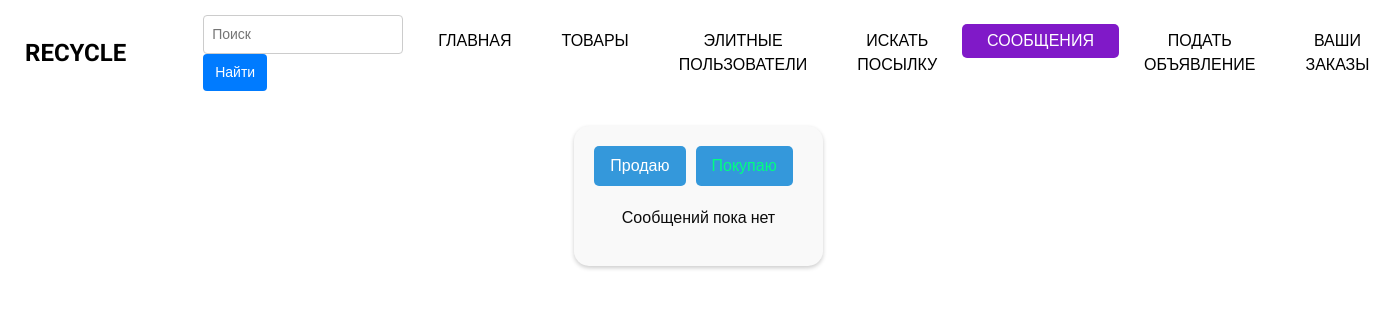
The page /user_buy/ (signed in) on the database as committed earlier.
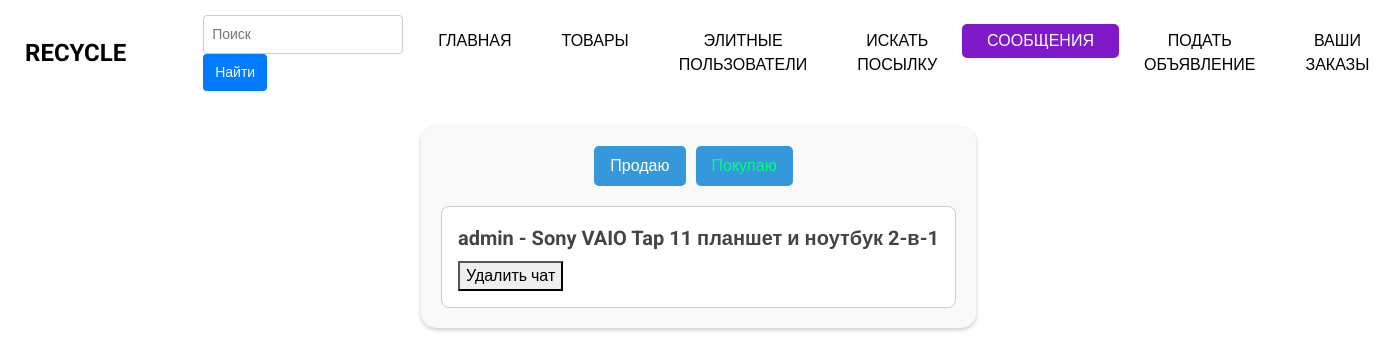
The same page on the database as committed later.
### bboard/models.py (models this page shows, shortened)
class Chat(models.Model):
    sender = models.ForeignKey(User, related_name='sent_chats', on_delete=models.CASCADE, null=True, verbose_name='Отправитель')
    receiver = models.ForeignKey(User, related_name='received_chats', on_delete=models.CASCADE, null=True, verbose_name='Получатель')
    product = models.ForeignKey(Product, on_delete=models.CASCADE, verbose_name='Товар')
    created_at = models.DateTimeField(auto_now_add=True, verbose_name='Дата создания')
    last_message = models.ForeignKey('Message', null=True, blank=True, on_delete=models.SET_NULL,
                                     related_name='chat_messages', verbose_name='Последнее сообщение')
    class Meta:
        verbose_name = "Чат"
        verbose_name_plural = "Чаты"

class Product(models.Model):
    user = models.ForeignKey(User, on_delete=models.CASCADE, verbose_name="Пользователь")
    category = models.ForeignKey(Category, on_delete=models.CASCADE, verbose_name="Категория")
    title = models.CharField(max_length=200, verbose_name="Заголовок")
    slug = models.SlugField(unique=True, max_length=400, verbose_name="URL", blank=True)
    description = models.TextField(verbose_name="Описание")
    price = models.DecimalField(max_digits=10, decimal_places=2, verbose_name="Цена")
    image_1 = models.ImageField(upload_to="products", null=True, blank=True, verbose_name="Первое изображение")
    image_2 = models.ImageField(upload_to='products', null=True, blank=True, verbose_name="Второе изображение")
    image_3 = models.ImageField(upload_to='products', null=True, blank=True, verbose_name="Третье изображение")
    created_at = models.DateTimeField(auto_now_add=True, null=True, verbose_name="Дата создания")
    thumbnail_1 = ImageSpecField(source='image_1',
                                 processors=[ResizeToFill(500, 500)],
                                 format='JPEG',
                                 options={'quality': 100})
    thumbnail_2 = ImageSpecField(source='image_2',
                                 processors=[ResizeToFill(500, 500)],
                                 format='JPEG',
                                 options={'quality': 100})
    thumbnail_3 = ImageSpecField(source='image_3',
                                 processors=[ResizeToFill(500, 500)],
                                 format='JPEG',
                                 options={'quality': 100})
    class Meta:
        verbose_name = "Товар"
        verbose_name_plural = "Товары"

### accounts/models.py (models this page shows, shortened)
class User(AbstractUser):
    phone_number = models.CharField(max_length=20, verbose_name="Номер телефона")
    city = models.CharField(max_length=100, choices=CITY_CHOICES, verbose_name="Населенный пункт")
    average_rating = models.DecimalField(max_digits=3, decimal_places=2, default=0.0, verbose_name="Средний рейтинг")
    total_ratings = models.PositiveIntegerField(default=0, verbose_name="Количество оценок")

### bboard/views.py (the view)
# urls.py: path('user_buy/', views.user_buy, name="user_buy"),
@login_required
def user_buy(request):
    chats = services.get_user_chats(request.user, chat_type="buy")
    return render(request, "products/buy.html", {"chats": chats, "temp": "buy"})

### bboard/services.py (called while the page is built)
def get_user_chats(user, chat_type):
    if chat_type == "buy":
        return Chat.objects.filter(sender=user).select_related('receiver', 'product')
    elif chat_type == "sell":
        return Chat.objects.filter(receiver=user).select_related('sender')
    else:
        return Chat.objects.filter(sender=user).select_related('receiver', 'product')

### templates/products/buy.html (shortened to what this page needs)
{% extends 'products/new/base.html' %}
{% load static %}
{%block styles%}
<link rel="stylesheet" type="text/css" href="{% static 'buy_styles.css' %}">{% endblock %}
{% block content %}
<div class="chats-199">
    <div class="css-1382m1k">
        <a href="{%url 'user_sell' %}" class="{% if temp == 'sell' %}current-page{%endif%}">Продаю</a>
        <a href="{% url 'user_buy' %}" class="{% if temp == 'buy' %}current-page{%endif%}">Покупаю</a>
    </div>
    <div class="css-1b3tih6">
        {%if chats%}
        {% for chat in chats %}
        <a href="{%url 'chat' chat.id%}">
            <div class="chat-container-445">
                <p class="username-765">{{ chat.receiver.username }} - {{chat.product.title}}</p>
                <form action="{% url 'delete_chat' chat.id %}" method="POST">
                    <button type="submit">Удалить чат</button>
                </form>
            </div>
        </a>
        {% endfor %}
        {%else%}
        <p align="center">Сообщений пока нет</p>
        {%endif%}
    </div>
</div>
{% endblock %}

Rows that differ between the two databases and show on the page:
added Chat: receiver.username "admin", product "Sony VAIO Tap 11 планшет и ноутбук 2-в-1"
Other text that changed with them:
text no longer shown: "Сообщений пока нет"
